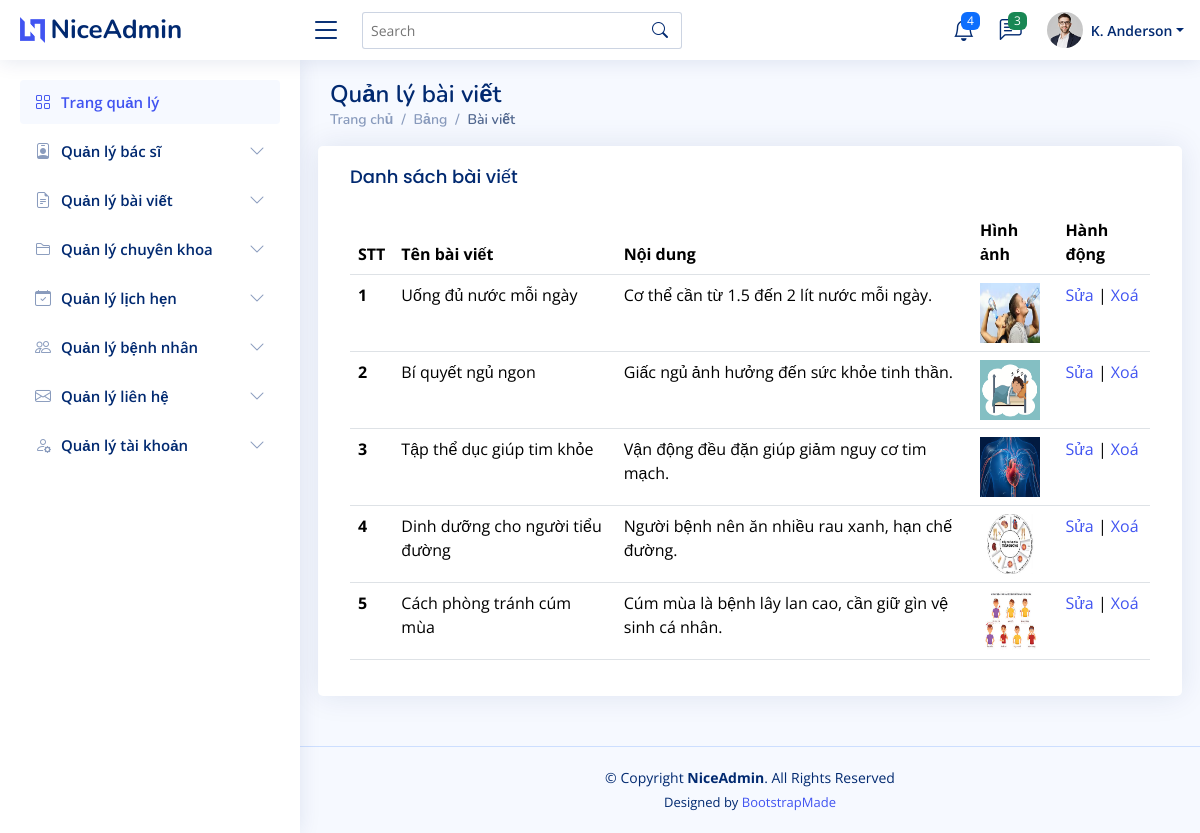
Page /admin/index.php?act=list_baiviet on the committed database.
### tables this page shows
CREATE TABLE `article` (
  `article_id` int NOT NULL AUTO_INCREMENT,
  `category_id` varchar(50) DEFAULT NULL,
  `title` varchar(100) DEFAULT NULL,
  `content` text,
  `image` varchar(255) DEFAULT NULL,
  `views` int DEFAULT NULL,
  `doctor_id` int DEFAULT NULL,
  PRIMARY KEY (`article_id`)
);

### model/ketnoi/baiviet.php (called while the page is built, shortened)
<?php
    function hienthi_baiviet(){
        $conn= connectdb();
        $sql = "SELECT * FROM article
        ORDER BY article_id DESC";
        $stmt = $conn->prepare($sql);
        $stmt->execute();
        $kqbaiviet= $stmt->fetchAll();
        return $kqbaiviet;
    }
?>

### admin/view/hienthi/baiviet.php (the view, shortened to what this page needs)
<main id="main" class="main">
<div class="pagetitle">
  <h1>Quản lý bài viết</h1>
  <nav>
    <ol class="breadcrumb">
      <li class="breadcrumb-item"><a href="index.php?act=trangchu">Trang chủ</a></li>
      <li class="breadcrumb-item">Bảng</li>
      <li class="breadcrumb-item active">Bài viết</li>
    </ol>
  </nav>
</div>
<section class="section">
  <div class="row">
      <div class="card">
        <div class="card-body">
          <h5 class="card-title">Danh sách bài viết</h5>
          <table class="table datatable">
            <thead>
              <tr>
                <th scope="col">STT</th>
                <th scope="col">Tên bài viết</th>
                <th scope="col">Nội dung</th>
                <th scope="col">Hình ảnh</th>
                <th>Hành động</th>
              </tr>
            </thead>
            <tbody>
              <?php
                    if (isset($kqbaiviet) && count($kqbaiviet) > 0) {
                        $i = 1;
                        foreach ($kqbaiviet as $kq) {
                            echo '
                                <tr>
                                    <th scope="row">' . $i++ . '</th>
                                    <td>' . $kq['title'] . '</td>
                                    <td>' . $kq['content'] . '</td>
                                    <td>
                                        <img src="../admin/assets/img/' . $kq['image'] . '" alt="' . $kq['image'] . '" style="width: 60px; height:60px">
                                    </td>
                                    <td>
                                        <a href="index.php?act=sua_baiviet&article_id=' . $kq['article_id'] . '">Sửa</a> |
                                        <a href="index.php?act=xoa_baiviet&article_id=' . $kq['article_id'] . '" onclick="return confirm(\'Bạn có chắc chắn muốn xóa bài viết này không?\')">Xoá</a>
                                    </td>
                                </tr>
                            ';
                        }
                    }
                    ?>
            </tbody>
          </table>
        </div>
    </div>
  </div>
</section>
</main>

### admin/assets/css/style.css (style rules this page uses)
:root { scroll-behavior: smooth; }
body { font-family: "Open Sans", sans-serif; background: #f6f9ff; color: #444444; }
a { color: #4154f1; text-decoration: none; }
h1, h2, h3, h4, h5, h6 { font-family: "Nunito", sans-serif; }
#main { margin-top: 60px; padding: 20px 30px; transition: all 0.3s; }
.pagetitle { margin-bottom: 10px; }
.pagetitle h1 { font-size: 24px; margin-bottom: 0; font-weight: 600; color: #012970; }
.card { margin-bottom: 30px; border: none; border-radius: 5px; box-shadow: 0px 0 30px rgba(1, 41, 112, 0.1); }
.card-title { padding: 20px 0 15px 0; font-size: 18px; font-weight: 500; color: #012970; font-family: "Poppins", sans-serif; }
.card-body { padding: 0 20px 20px 20px; }
.breadcrumb { font-size: 14px; font-family: "Nunito", sans-serif; color: #899bbd; font-weight: 600; }
.breadcrumb a { color: #899bbd; transition: 0.3s; }
.breadcrumb .breadcrumb-item::before { color: #899bbd; }
.breadcrumb .active { color: #51678f; font-weight: 600; }
@media (min-width: 1200px) { #main, #footer { margin-left: 300px; } }

### rows in the picture
article: title "Uống đủ nước mỗi ngày", content "Cơ thể cần từ 1.5 đến 2 lít nước mỗi ngày.", image (picture)
article: title "Bí quyết ngủ ngon", content "Giấc ngủ ảnh hưởng đến sức khỏe tinh thần.", image (picture)
article: title "Tập thể dục giúp tim khỏe", content "Vận động đều đặn giúp giảm nguy cơ tim mạch.", image (picture)
article: title "Dinh dưỡng cho người tiểu đường", content "Người bệnh nên ăn nhiều rau xanh, hạn chế đường.", image (picture)
article: title "Cách phòng tránh cúm mùa", content "Cúm mùa là bệnh lây lan cao, cần giữ gìn vệ sinh cá nhân.", image (picture)
